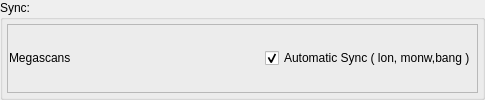
               <widget class="QGroupBox" name="Sync_Settings">
                <property name="title">
                 <string>Sync:</string>
                </property>
                <layout class="QVBoxLayout" name="verticalLayout_93">
                 <property name="leftMargin">
                  <number>4</number>
                 </property>
                 <property name="topMargin">
                  <number>4</number>
                 </property>
                 <property name="rightMargin">
                  <number>4</number>
                 </property>
                 <property name="bottomMargin">
                  <number>4</number>
                 </property>
                 <item>
                  <widget class="QFrame" name="frameMegAutoSync">
                   <property name="frameShape">
                    <enum>QFrame::StyledPanel</enum>
                   </property>
                   <property name="frameShadow">
                    <enum>QFrame::Raised</enum>
                   </property>
                   <layout class="QVBoxLayout" name="verticalLayout_94">
                    <property name="leftMargin">
                     <number>1</number>
                    </property>
                    <property name="topMargin">
                     <number>1</number>
                    </property>
                    <property name="rightMargin">
                     <number>1</number>
                    </property>
                    <property name="bottomMargin">
                     <number>1</number>
                    </property>
                    <item>
                     <layout class="QHBoxLayout" name="horizontalLayout_79">
                      <item>
                       <widget class="QLabel" name="label_sgMegAutoSync">
                        <property name="minimumSize">
                         <size>
                          <width>250</width>
                          <height>0</height>
                         </size>
                        </property>
                        <property name="maximumSize">
                         <size>
                          <width>250</width>
                          <height>16777215</height>
                         </size>
                        </property>
                        <property name="text">
                         <string>Megascans</string>
                        </property>
                       </widget>
                      </item>
                      <item>
                       <widget class="QCheckBox" name="checkBox_sgMegAutoSync">
                        <property name="text">
                         <string>Automatic Sync ( lon, monw,bang )</string>
                        </property>
                        <property name="checked">
                         <bool>true</bool>
                        </property>
                       </widget>
                      </item>
                     </layout>
                    </item>
                   </layout>
                  </widget>
                 </item>
                </layout>
               </widget>
